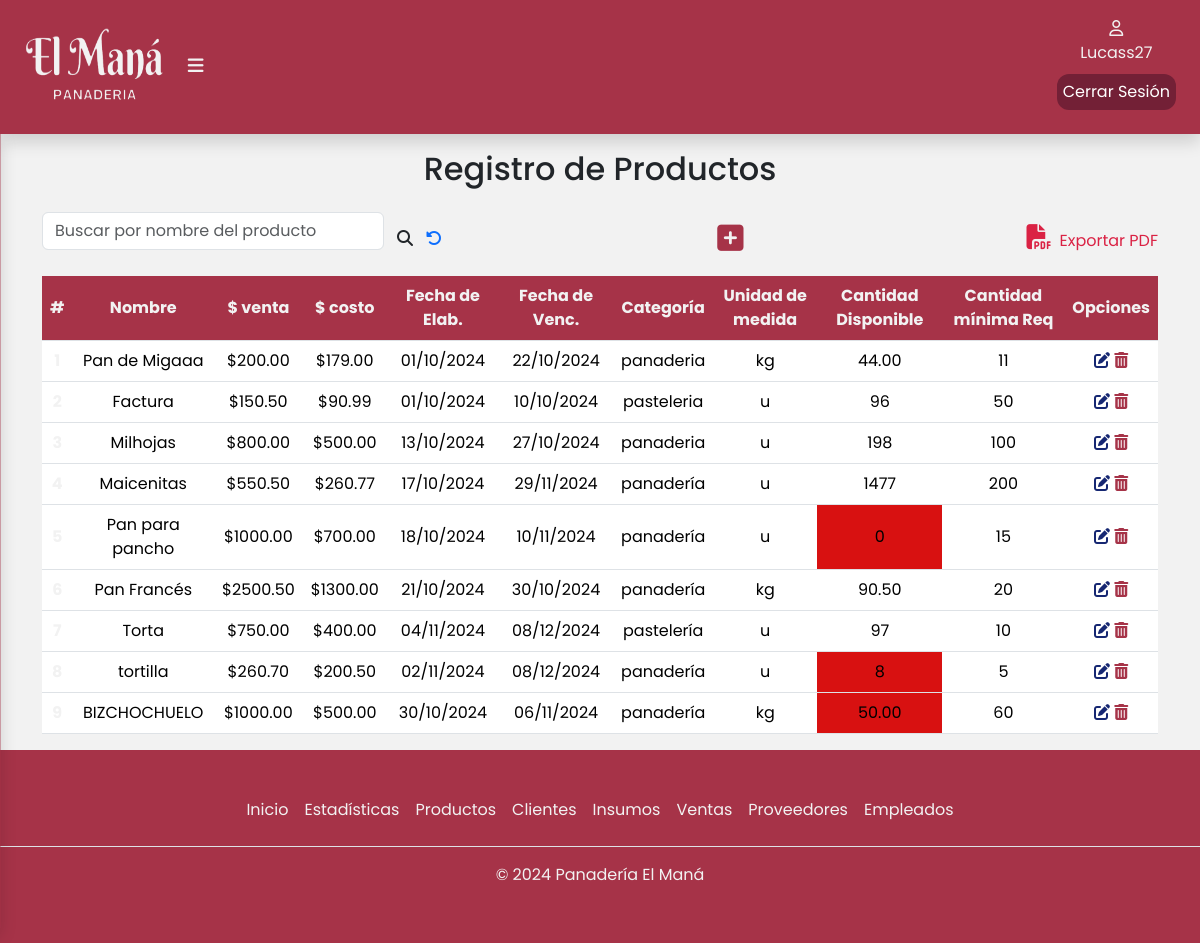
Page /productos/ (signed in) on the earlier database version.
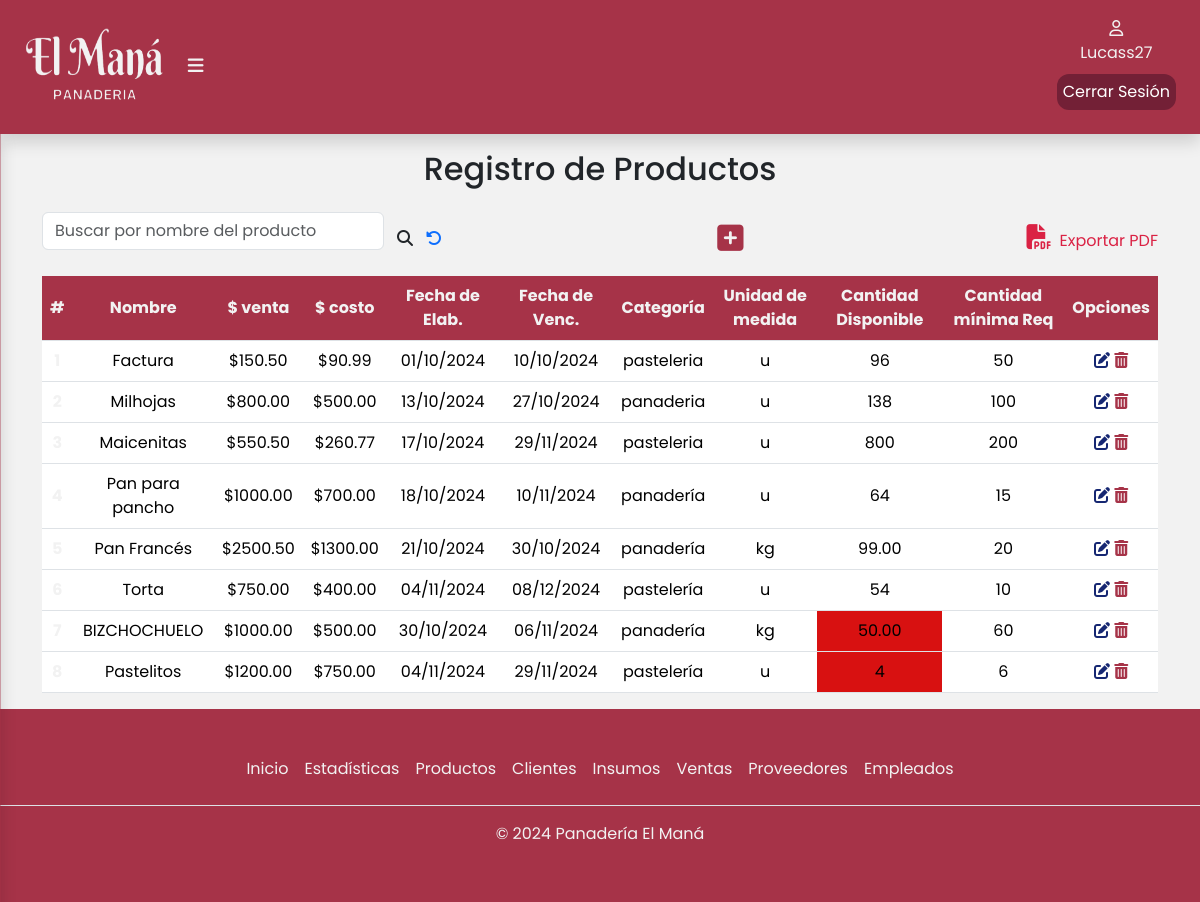
Same page on the later database version.
### apps/productos/models.py (models this page shows, shortened)
class Producto(models.Model):
    CATEGORIAS = [
        ('panadería','Panadería'),
        ('pastelería','Pastelería'),
    ]
    UNIDADES_MEDIDA = [
        ('kg', 'Kilogramos'),
        ('g', 'Gramos'),
        ('l', 'Litros'),
        ('ml', 'Mililitros'),
        ('u', 'Unidades'),
        ('paq', 'Paquete'),
        ('caja', 'Caja'),
        ('taza', 'Taza'),
        ('otro', 'Otro'),
    ]
    nombre = models.CharField(max_length=50,blank=False,null=False)
    precioDeVenta = models.DecimalField(max_digits=10, decimal_places=2,blank=False,null=False)
    precioDeCosto = models.DecimalField(max_digits=10, decimal_places=2,blank=False,null=False)
    fechaDeElaboracion = models.DateField(blank=False,null=False)
    fechaDeVencimiento = models.DateField(blank=False,null=False)
    categoria = models.CharField(max_length=15,choices=CATEGORIAS,blank=False,null=False)
    unidadDeMedida = models.CharField(max_length=10,choices=UNIDADES_MEDIDA,blank=False,null=False,default='unidad')
    cantidadDisponible = models.DecimalField(max_digits=10, decimal_places=2,blank=False,null=False)
    cantidadMinRequerida = models.PositiveIntegerField(blank=False,null=False)

### apps/productos/views.py (the view)
# urls.py: path('productos/',include('apps.productos.urls')),
def productos(request):
    productos = Producto.objects.all()  # Obtén todos los productos de la base de datos
    return render(request, 'productos/productos.html', {'productos': productos})

### apps/productos/templates/productos/productos.html (shortened to what this page needs)
{% extends 'base/base.html' %}
{% load static %}
{% block contenido %}
<div class="container" id="container-tabla">
    <div class="col-12">
        <h2 class="text-center pb-3">Registro de Productos</h2>
        <div class="busqueda d-flex">
            <form class="d-flex align-items-center justify-content-center" role="search" method="POST" action="{% url 'productos:buscarProducto' %}">
                <input class="form-control mb-3" type="search" placeholder="Buscar por nombre del producto" aria-label="buscar" name="busqueda" value="{{ busqueda|default:'' }}" />
                <button class="btn" type="submit">
                    <i class="fa-solid fa-magnifying-glass" style="font-size: 16px"></i>
                </button>
                <a href="{% url 'productos:productos' %}"><i class="fa-solid fa-rotate-left"></i></a>
            </form>
        <a href="{% url 'productos:agregarProducto' %}"><i class="fa-solid fa-square-plus" title="Agregar producto" style="font-size: 30px"></i></a>
        <a class="expPdf" href="#" data-bs-toggle="modal" data-bs-target="#pdfModal"><i class="fa-solid fa-file-pdf px-2" style="font-size: 25px"></i>Exportar PDF</a>
        </div>
        <div class="table-responsive">
            <table class="table">
                <thead class="bg-table">
                    <tr>
                        <th scope="col">#</th>
                        <th scope="col">Nombre</th>
                        <th scope="col">$ venta</th>
                        <th scope="col">$ costo</th>
                        <th scope="col">Fecha de Elab.</th>
                        <th scope="col">Fecha de Venc.</th>
                        <th scope="col">Categoría</th>
                        <th scope="col">Unidad de medida</th>
                        <th scope="col">Cantidad Disponible</th>
                        <th scope="col">Cantidad mínima Req</th>
                        <th scope="col">Opciones</th>
                    </tr>
                </thead>
                <tbody>
                    {% for producto in productos %}
                        <tr>
                            <th scope="row">{{ forloop.counter }}</th>
                            <td>{{ producto.nombre }}</td>
                            <td>${{ producto.precioDeVenta }}</td>
                            <td>${{ producto.precioDeCosto }}</td>
                            <td>{{ producto.fechaDeElaboracion|date:"d/m/Y" }}</td>
                            <td>{{ producto.fechaDeVencimiento|date:"d/m/Y" }}</td>
                            <td>{{ producto.categoria }}</td>
                            <td>{{ producto.unidadDeMedida }}</td>
                            {% if producto.cantidadDisponible <= producto.cantidadMinRequerida|add:10 %}
                                <td style="background-color: #d81111;">
                                    {% if producto.unidadDeMedida == 'kg' or producto.unidadDeMedida == 'l' %}
                                        {{ producto.cantidadDisponible|floatformat:2 }}
                                    {% else %}
                                        {{ producto.cantidadDisponible|floatformat:0 }}
                                    {% endif %}
                                </td>
                            {% else %}
                                <td>
                                    {% if producto.unidadDeMedida == 'kg' or producto.unidadDeMedida == 'l' %}
                                        {{ producto.cantidadDisponible|floatformat:2 }}
                                    {% else %}
                                        {{ producto.cantidadDisponible|floatformat:0 }}
                                    {% endif %}
                                </td>
                            {% endif %}
                            <td>{{ producto.cantidadMinRequerida }}</td>
                            <td>
                                <a href="{% url 'productos:editarProducto' producto.id %}" class="icon-link">
                                    <i class="fa-solid fa-pen-to-square" title="Editar" data-bs-toggle="modal" data-bs-target="#exampleModal"></i>
                                </a>
                                <a href="{% url 'productos:eliminarProducto' producto.id %}" class="icon-link">
                                    <i class="fa-solid fa-trash-can" title="Eliminar" data-bs-toggle="modal" data-bs-target="#deleteModal"></i>
                                </a>
                            </td>
                        </tr>
                    {% empty %}
                        <tr>
                            <td colspan="12">No hay productos disponibles.</td>
                        </tr>
                    {% endfor %}
                </tbody>
            </table>
        </div>
    </div>
</div>
{% endblock %}

### templates/base/base.html (shortened to what this page needs)
{% load static %}
<!DOCTYPE html>
<html lang="en">
<head>
  <link href="https://cdn.jsdelivr.net/npm/bootstrap@5.3.3/dist/css/bootstrap.min.css" rel="stylesheet"
 />
  <link rel="stylesheet" href="{% static 'css/estilos.css' %}" />
</head>
<body>
  <header>
        <div class="container-fluid shadow">
          <div class="logo">
            <a href="{% url 'inicio:index' %}">
              <img class="logopng" src="{% static 'img/isologo.png' %}" alt="Logo Panadería El Maná" width="140px" height="80px" /></a>
            {% if user.is_authenticated %}
              <label for="btn-menu"><i class="fa-solid fa-bars"></i></label>
            {% endif %}
          </div>
          {% if user.is_authenticated %}
          <div class="d-flex flex-column align-items-center justify-content-center">
            <div class="usuario d-flex flex-column align-items-center justify-content-center">
                <a href="#">
                  <i class="fa-regular fa-user"></i>
                  <p>{{user.username}}</p>
                </a>
            </div>
              <a href="{% url 'inicio:logout' %} " id="cerrarSesion">Cerrar Sesión</a>
          </div>
          {% endif %}
        </div>
  </header>
  {% block contenido %}
  {% endblock %}
  <div class="container-footer">
    <footer class="footer py-3 my-4">
      {% if user.is_authenticated %}
      <ul class="nav justify-content-center border-bottom pb-3 mb-3">
        {% if user.is_superuser %}
          <li class="nav-item">
            <a href="{% url 'inicio:index' %}" class="nav-link px-2">Inicio</a>
          </li>
          <li class="nav-item">
            <a href="{% url 'estadisticas:estadisticas_ventas' %}" class="nav-link px-2">Estadísticas</a>
          </li>
          <li class="nav-item">
            <a href="{% url 'productos:productos' %}" class="nav-link px-2">Productos</a>
          </li>
          <li class="nav-item">
            <a href="{% url 'ventas:listadoMayoristas' %}" class="nav-link px-2">Clientes</a>
          </li>
          <li class="nav-item">
            <a href="{% url 'productos:insumos' %}" class="nav-link px-2">Insumos</a>
          </li>
          <li class="nav-item">
            <a href="{% url 'ventas:ventas' %}" class="nav-link px-2">Ventas</a>
          </li>
          <li class="nav-item">
            <a href="{% url 'pedidos:proveedores' %}" class="nav-link px-2">Proveedores</a>
          </li>
          <li class="nav-item">
            <a href="{% url 'usuarios:empleados' %}" class="nav-link px-2">Empleados</a>
          </li>
        {% endif %}
      </ul>
      <p class="text-center">© 2024 Panadería El Maná</p>
      {% else %}
        <p class="text-center">© 2024 Panadería El Maná</p>
      {% endif %}
    </footer>
  </div>
</body>
</html>

### static/css/estilos.css (style rules this page uses)
body { display: flex; flex-direction: column; min-height: 100vh; margin: 0; font-family: Poppins, sans-serif; background-color: #f2f2f2; }
.container-fluid { position: fixed; background-color: #a63348; padding: 1.5rem; margin-top: auto; display: flex; align-items: center; justify-content: space-between; z-index: 1000; }
.logo { font-size: large; font-weight: 700; padding-right: 5px; }
.usuario { width: 50px; height: 50px; text-align: center; justify-items: center; }
.usuario a { color: #f2f2f2; text-decoration: none; }
.logo .fa-solid { padding-left: 20px; cursor: pointer; }
.container-fluid .logo label i { color: #f2f2f2; }
.container-fluid .usuario { color: #f2f2f2; }
.container-footer { margin-top: auto; background-color: #a63348; color: #f2f2f2; }
.container-footer .footer .nav .nav-item .nav-link { color: #f2f2f2; }
#container-tabla { padding-top: 150px; }
table { text-align: center; }
th, td { vertical-align: middle; }
.bg-table { --bs-table-bg: #a63348; }
.expPdf { text-decoration: none; color: #da2244; }
.busqueda { justify-content: space-between; align-items: center; margin-bottom: 10px; }
.fa-pen-to-square { color: #162772; }
.icon-link { text-decoration: none; }
.fa-trash-can { color: #a63348; }
#cerrarSesion { text-decoration: none; color:#ffffff; background-color:#732036; border-radius: 12px; padding: 6px; }
.fa-square-plus,.fa-eye, .fa-list-check { color: #a63348; }
.table th { color: #f2f2f2; }

Differences in the rows shown:
removed Producto: nombre "Pan de Migaaa", precioDeVenta "200.00", precioDeCosto "179.00", fechaDeElaboracion "01/10/2024", fechaDeVencimiento "22/10/2024", categoria "panaderia", unidadDeMedida "kg", cantidadDisponible "44.00", cantidadMinRequerida "11"
removed Producto: nombre "tortilla", precioDeVenta "260.70", precioDeCosto "200.50", fechaDeElaboracion "02/11/2024", fechaDeVencimiento "08/12/2024", categoria "panadería", unidadDeMedida "u", cantidadDisponible "8", cantidadMinRequerida "5"
changed Producto "Milhojas": cantidadDisponible "198" → "138"
changed Producto "Maicenitas": categoria "panadería" → "pasteleria"; cantidadDisponible "1477" → "800"
changed Producto "Pan para pancho": cantidadDisponible "0" → "64"
changed Producto "Pan Francés": cantidadDisponible "90.50" → "99.00"
changed Producto "Torta": cantidadDisponible "97" → "54"
added Producto: nombre "Pastelitos", precioDeVenta "1200.00", precioDeCosto "750.00", fechaDeElaboracion "04/11/2024", fechaDeVencimiento "29/11/2024", categoria "pastelería", unidadDeMedida "u", cantidadDisponible "4", cantidadMinRequerida "6"
